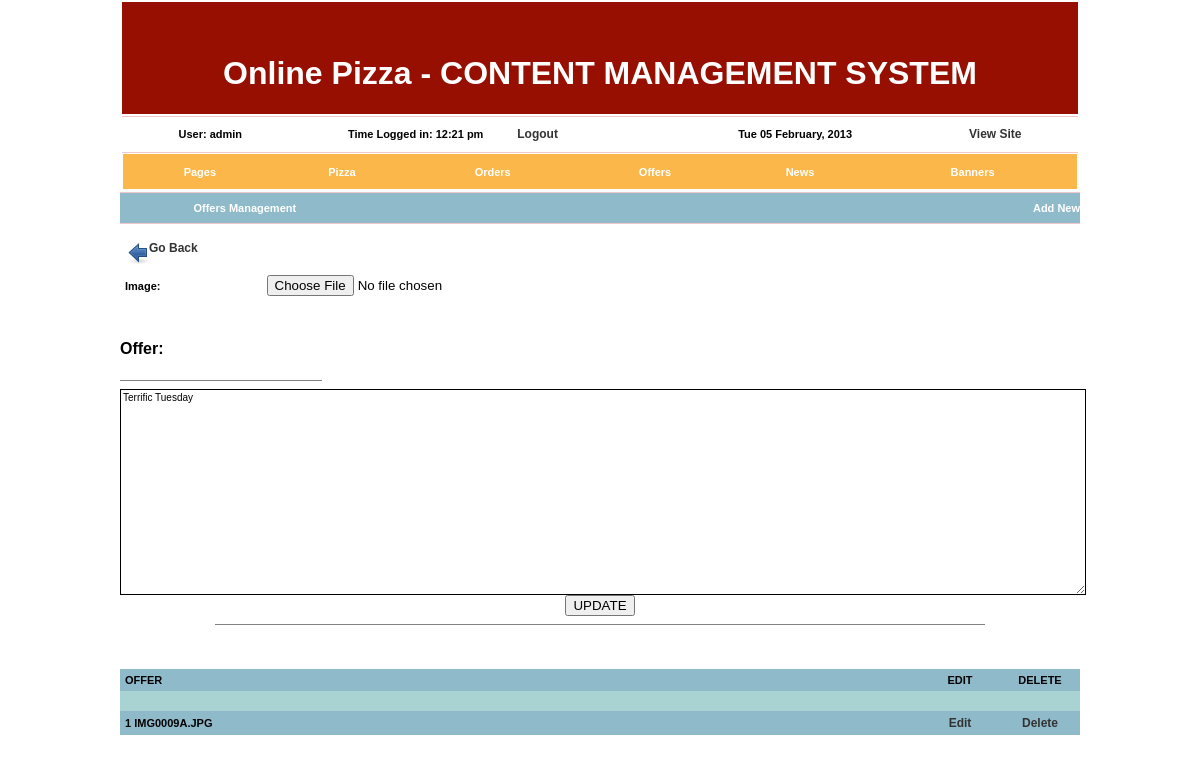
The app's page /admin/offers.php?mode=getoffer&id=1 (signed in) with its own data.
### tables this page shows
CREATE TABLE `offers` (
  `id` int(11) NOT NULL auto_increment,
  `image` varchar(100) NOT NULL default '',
  `offer` text,
  PRIMARY KEY  (`id`)
);

### admin/includes/offers.lib.php (the view, shortened to what this page needs)
<tr>
    <td>
	<table width="100%" border="0" class="bordertop" cellspacing="0" cellpadding="0" bgcolor="#8EBACA">
      <tr height="30">
        <td width="26%" align="center"><span class="style1">Offers Management </span></td>
        <td width="74%" align=right><a href=offers.php?mode=newoffer class="style1">Add New</a></td>
      </tr>
    </table>
</td>
  </tr>
<?php
function choosefunction(){
	if(isset($_REQUEST['mode'])){
		$mode = $_REQUEST['mode'];
		switch ($mode){
			case "getoffer":
			getoffer();
			break;
		}
	}
	else{
		listoffers();
	}
}
function listoffers(){
$sql = "select * from offers order by id";
	if($result = mysql_query($sql)){
?>
<table  align="center" width="100%" cellpadding="5" cellspacing="0" border="0" class="blaktxt">
<tr bgcolor="#8EBACA">
<th align="left" bgcolor="#8EBACA">OFFER</th>
<th>EDIT</th>
<th>DELETE</th>
</tr>
<?php
$counter = 1;
		while($myrow = mysql_fetch_array($result)){
if($counter < 1){
$bgcolor = "#8EBACA";
}
else{
$bgcolor = "#8EBACA";
}
echo '<tr bgcolor=#A9D3D3><td></td><td></td><td></td></tr>';
echo '<tr bgcolor=#A9D3D3><td></td><td></td><td></td></tr>';
echo '<tr bgcolor=' . $bgcolor . '><td>';
echo  $myrow['id'] . ' ' . strtoupper($myrow['image']) . '</td>';
echo '<td width="70" align=center><a href=offers.php?mode=getoffer&id=' .$myrow['id'] . ' class="list">Edit</a></td>';
echo '<td width="70" align=center><a href=offers.php?mode=delete&id=' .$myrow['id'] . ' class="list">Delete</a></td>';
echo '</tr>';
$counter = $counter * -1;
		}
?>
<?php
	}
}
?>
	<?php
function getoffer(){
if(isset($_REQUEST['id'])){
	$id = $_REQUEST['id'];
	$sql = "select * from offers where id = $id";
	if($result = mysql_query($sql)){
		if($myrow = mysql_fetch_array($result)){
?>
<form name="page" id="page" method="post" action="offers.php?mode=update&id=<?php echo $id;?>">
<table width="100%" cellpadding="5" cellspacing="0" border="0" class="blaktxt">
<tr>
<td colspan=2 align='left'>
<a href="javascript: history.back();" class='list'><img src="images/back.png" align="top" border="0">Go Back</a></td>
</tr>
<tr><td>Image:</td><td><input type="file" name="file" value="<?php echo $myrow['image'];?>"></td></tr>
<table width="100%" border="0" cellspacing="0" cellpadding="0">
  <tr>
    <td><br />
		<h4>Offer:</h4>
      <hr align="left" width="200" size="1" noshade="noshade" />    </td>
    </tr>
    <tr>
    <td>
		<?php
        $oFCKeditor = new FCKeditor('fckeditor1') ;
        $oFCKeditor->BasePath = 'fckeditor/';
        $oFCKeditor->Value = $myrow['offer'];
        $oFCKeditor->Create() ;
        ?></td>
  </tr>
  <tr><td colspan=2 align="center"><input type="submit" name="submit" value="UPDATE"></td></tr>
</table>
<table width="100%" border="0" cellspacing="0" cellpadding="0">
<tr><td>
<hr align="center" width="80%" size="1" noshade="noshade" />
<form>
<br />
<br />
<?php
		}
	}
}
	listoffers();
}
?>

### admin/fckeditor/fckeditor_php5.php (shortened to what this page needs)
<?php
class FCKeditor
{
	var $InstanceName ;
	var $BasePath ;
	var $Width ;
	var $Height ;
	var $ToolbarSet ;
	var $Value ;
	function __construct( $instanceName )
 	{
		$this->InstanceName	= $instanceName ;
		$this->BasePath		= '/fckeditor/' ;
		$this->Width		= '100%' ;
		$this->Height		= '200' ;
		$this->ToolbarSet	= 'Default' ;
		$this->Value		= '' ;
	}
	function Create()
	{
		echo $this->CreateHtml() ;
	}
	function CreateHtml()
	{
		$HtmlValue = htmlspecialchars( $this->Value ) ;
		$Html = '<div>' ;
		if ( $this->IsCompatible() )
		{
			if ( isset( $_GET['fcksource'] ) && $_GET['fcksource'] == "true" )
				$File = 'fckeditor.original.html' ;
			else
				$File = 'fckeditor.html' ;
			$Link = "{$this->BasePath}editor/{$File}?InstanceName={$this->InstanceName}" ;
			if ( $this->ToolbarSet != '' )
				$Link .= "&amp;Toolbar={$this->ToolbarSet}" ;
			$Html .= "<input type=\"hidden\" id=\"{$this->InstanceName}\" name=\"{$this->InstanceName}\" value=\"{$HtmlValue}\" style=\"display:none\" />" ;
			$Html .= "<input type=\"hidden\" id=\"{$this->InstanceName}___Config\" value=\"" . $this->GetConfigFieldString() . "\" style=\"display:none\" />" ;
			$Html .= "<iframe id=\"{$this->InstanceName}___Frame\" src=\"{$Link}\" width=\"{$this->Width}\" height=\"{$this->Height}\" frameborder=\"0\" scrolling=\"no\"></iframe>" ;
		}
		else
		{
			if ( strpos( $this->Width, '%' ) === false )
				$WidthCSS = $this->Width . 'px' ;
			else
				$WidthCSS = $this->Width ;
			if ( strpos( $this->Height, '%' ) === false )
				$HeightCSS = $this->Height . 'px' ;
			else
				$HeightCSS = $this->Height ;
			$Html .= "<textarea name=\"{$this->InstanceName}\" rows=\"4\" cols=\"40\" style=\"width: {$WidthCSS}; height: {$HeightCSS}\">{$HtmlValue}</textarea>" ;
		}
		$Html .= '</div>' ;
		return $Html ;
	}
	function IsCompatible()
	{
		global $HTTP_USER_AGENT ;
		if ( isset( $HTTP_USER_AGENT ) )
			$sAgent = $HTTP_USER_AGENT ;
		else
			$sAgent = $_SERVER['HTTP_USER_AGENT'] ;
		if ( strpos($sAgent, 'MSIE') !== false && strpos($sAgent, 'mac') === false && strpos($sAgent, 'Opera') === false )
		{
			$iVersion = (float)substr($sAgent, strpos($sAgent, 'MSIE') + 5, 3) ;
			return ($iVersion >= 5.5) ;
		}
		else if ( strpos($sAgent, 'Gecko/') !== false )
		{
			$iVersion = (int)substr($sAgent, strpos($sAgent, 'Gecko/') + 6, 8) ;
			return ($iVersion >= 20030210) ;
		}
		else if ( strpos($sAgent, 'Opera/') !== false )
		{
			$fVersion = (float)substr($sAgent, strpos($sAgent, 'Opera/') + 6, 4) ;
			return ($fVersion >= 9.5) ;
		}
		else if ( preg_match( "|AppleWebKit/(\d+)|i", $sAgent, $matches ) )
		{
			$iVersion = $matches[1] ;
			return ( $matches[1] >= 522 ) ;
		}
		else
			return false ;
	}
}
?>

### admin/css/cms.css (style rules this page uses)
body { margin-left: 0px; margin-top: 0px; margin-right: 0px; margin-bottom: 0px; }
a { font-family: Arial, Helvetica, sans-serif; font-size: 11px; color: #FFFFFF; }
a:link { text-decoration: none; color: #FFFFFF; }
.list { font-family: Arial, Helvetica, sans-serif; font-size: 12px; font-weight:bold; color: #333333; }
.list:link { text-decoration: none; color: #333333; }
.bordertop { font-family: Arial, Helvetica, sans-serif; font-size: 11px; color: #8EBACA; text-decoration: none; border-top-width: 1px; border-top-style: solid; border-top-color: #F0C7CB; }
textarea { font-family: Verdana, Arial, Helvetica, sans-serif; font-size: 10px; font-style: normal; line-height: normal; font-weight: normal; font-variant: normal; text-transform: none; color: #000000; text-decoration: none; border: 1px solid black; }
.blaktxt { font-family: Verdana, Arial, Helvetica, sans-serif; font-weight: bold; font-size: 11px; font-style: normal; line-height: normal; font-variant: normal; text-transform: none; color: #000000; text-decoration: none; }
.blaktxt a { color: #000; text-decoration: none; }

### records on screen
offers: fckeditor1 "Terrific Tuesday", id "1", image "IMG0009A.JPG"

### other values on screen
$cookie['username'] "admin"
$cookie['logintime'] "12:21 pm"
